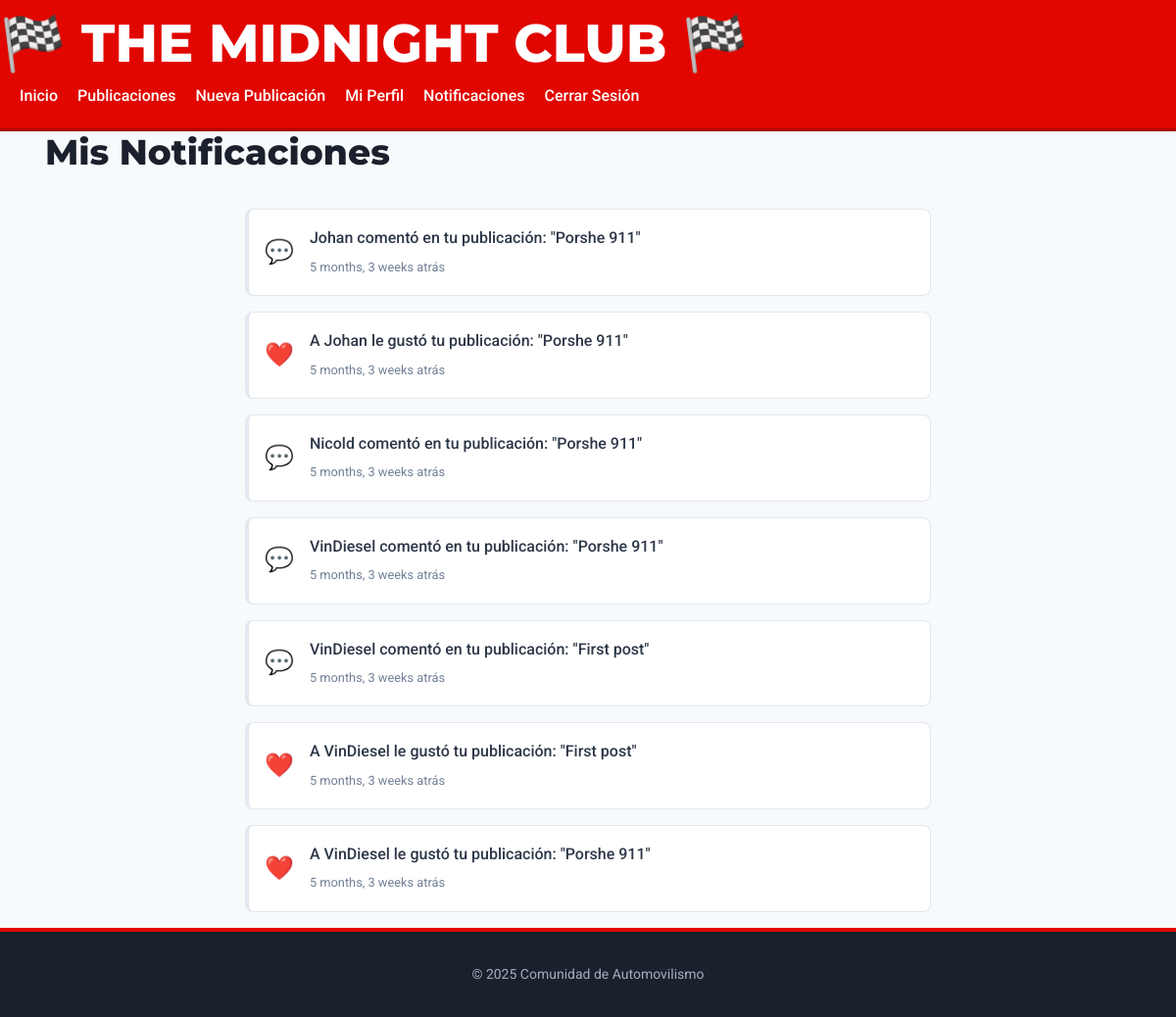
Page /notificaciones/ (signed in) on the committed database.
### notificaciones/models.py (models this page shows, shortened)
class Notificacion(models.Model):
    NUEVO_COMENTARIO = 'NC'
    NUEVO_LIKE = 'NL'
    TIPO_NOTIFICACION_CHOICES = [
        (NUEVO_COMENTARIO, 'Nuevo Comentario'),
        (NUEVO_LIKE, 'Nuevo Like'),
    ]
    destinatario = models.ForeignKey(User, on_delete=models.CASCADE, related_name='notificaciones_recibidas') # Renombrado related_name
    emisor = models.ForeignKey(User, on_delete=models.CASCADE, related_name='notificaciones_emitidas', null=True, blank=True)
    tipo = models.CharField(max_length=2, choices=TIPO_NOTIFICACION_CHOICES)
    publicacion_afectada = models.ForeignKey('publicaciones.Publicacion', on_delete=models.CASCADE, null=True, blank=True)
    comentario_afectado = models.ForeignKey('publicaciones.Comentario', on_delete=models.CASCADE, null=True, blank=True)
    mensaje = models.TextField(blank=True) # El mensaje se autogenerará
    leida = models.BooleanField(default=False)
    fecha_creacion = models.DateTimeField(auto_now_add=True)
    class Meta:
        ordering = ['-fecha_creacion']
        verbose_name = "Notificación"
        verbose_name_plural = "Notificaciones"

### notificaciones/views.py (the view)
# urls.py: path('', views.lista_notificaciones, name='lista'),
@login_required
def lista_notificaciones(request):
    notificaciones = request.user.notificaciones_recibidas.all() # Ya ordenadas por el Meta del modelo
    context = {
        'notificaciones_list': notificaciones # Renombrado para evitar conflicto con la app
    }
    return render(request, 'notificaciones/lista_notificaciones.html', context)

### notificaciones/context_processors.py (called while the page is built)
def contador_notificaciones_no_leidas(request):
    if request.user.is_authenticated:
        count = Notificacion.objects.filter(destinatario=request.user, leida=False).count()
        return {'notificaciones_no_leidas_count': count}
    return {}

### notificaciones/templates/notificaciones/lista_notificaciones.html (shortened to what this page needs)
{% extends 'base.html' %}
{% load static %}
{% block content %}
<div class="notifications-page container">
    <header class="notifications-header">
        <h1 class="page-title">Mis Notificaciones</h1>
    </header>
    {% if notificaciones_list %}
        <ul class="notifications-list">
            {% for notif in notificaciones_list %}
                <li class="notification-item {% if not notif.leida %}unread{% else %}read{% endif %}">
                    <a href="{% url 'notificaciones:marcar_leida' notif.pk %}" class="notification-link-wrapper">
                        <div class="notification-icon">
                            {% if notif.tipo == notif.NUEVO_COMENTARIO %}💬{% endif %}
                            {% if notif.tipo == notif.NUEVO_LIKE %}❤️{% endif %}
                        </div>
                        <div class="notification-content">
                            <p class="notification-message">{{ notif.mensaje|safe }}</p>
                            <span class="notification-date">{{ notif.fecha_creacion|timesince }} atrás</span>
                        </div>
                    </a>
                </li>
            {% endfor %}
        </ul>
    {% else %}
        <p class="no-notifications">No tienes notificaciones.</p>
    {% endif %}
</div>
{% endblock %}

### static/css/style.css (style rules this page uses)
:root { --color-primary: #e10600; --color-primary-dark: #b00500; --color-primary-light: #ffeded; --color-primary-rgb: 225, 6, 0; --color-secondary: #4a5568; --color-secondary-dark: #2d3748; --color-text-base: #2d3748; --color-text-muted: #718096; --color-text-headings: #1a202c; --color-text-light: #ffffff; --color-text-link: var(--color-primary); --color-text-link-hover: var(--color-primary-dark); --color-background-body: #f7fafc; --color-background-card: #ffffff; --color-background-muted: #edf2f7; --color-background-overlay: rgba(26, 32, 44, 0.6); --color-border: #e2e8f0; --color-border-light: #f1f1f1; --color-success: #38a169; --color-danger: #e53e3e; --color-warning-bg: #fffaf0; --color-warning-text: #c05621; --color-warning-border: #fbd38d; --color-error-bg: #fff5f5; --color-error-text: #c53030; --color-error-border: #fc8181; --font-family-sans-serif: 'Roboto', -apple-system, BlinkMacSystemFont, "Segoe UI", "Helvetica Neue", Arial, sans-serif; --font-family-headings: 'Montserrat', -apple-system, BlinkMacSystemFont, "Segoe UI", "Helvetica Neue", Arial, sans-serif; --font-size-base: 1rem; --line-height-base: 1.65; --font-weight-normal: 400; --font-weight-medium: 500; --font-weight-semibold: 600; --font-weight-bold: 700; --font-weight-extrabold: 800; --space-1: 0.25rem; --space-2: 0.5rem; --space-3: 0.75rem; --space-4: 1rem; --space-5: 1.25rem; --space-6: 1.5rem; --space-7: 2rem; --space-8: 2.5rem; --space-9: 3rem; --border-radius-sm: 0.25rem; --border-radius-md: 0.5rem; --border-radius-lg: 0.75rem; --border-radius-xl: 1rem; --border-radius-pill: 50rem; --border-radius-circle: 50%; --box-shadow-xs: 0 1px 2px 0 rgba(0, 0, 0, 0.03); --box-shadow-sm: 0 1px 3px 0 rgba(0, 0, 0, 0.06), 0 1px 2px 0 rgba(0, 0, 0, 0.04); --box-shadow-md: 0 4px 6px -1px rgba(0, 0, 0, 0.07), 0 2px 4px -1px rgba(0, 0, 0, 0.04); --box-shadow-lg: 0 10px 15px -3px rgba(0, 0, 0, 0.07), 0 4px 6px -2px rgba(0, 0, 0, 0.03); --box-shadow-xl: 0 20px 25px -5px rgba(0, 0, 0, 0.07), 0 10px 10px -5px rgba(0, 0, 0, 0.02); --box-shadow-focus: 0 0 0 3px rgba(var(--color-primary-rgb), 0.45); --transition-duration: 0.2s; --transition-timing-function: ease-in-out; --transition-base: all var(--transition-duration) var(--transition-timing-function); }
*, *::before, *::after { box-sizing: border-box; margin: 0; padding: 0; }
html { line-height: 1.15; -webkit-text-size-adjust: 100%; }
body { font-family: var(--font-family-sans-serif); font-size: var(--font-size-base); font-weight: var(--font-weight-normal); line-height: var(--line-height-base); color: var(--color-text-base); background-color: var(--color-background-body); -webkit-font-smoothing: antialiased; -moz-osx-font-smoothing: grayscale; }
h1, h2, h3, h4, h5, h6 { margin-bottom: var(--space-3); font-family: var(--font-family-headings); font-weight: var(--font-weight-bold); line-height: 1.2; color: var(--color-text-headings); }
h1 { font-size: 2.25rem; font-weight: var(--font-weight-extrabold); }
p { margin-bottom: var(--space-4); }
a { color: var(--color-text-link); text-decoration: none; background-color: transparent; transition: var(--transition-base); }
ul, ol { list-style: none; }
.container { width: 100%; max-width: 1140px; margin-left: auto; margin-right: auto; padding-left: var(--space-4); padding-right: var(--space-4); }
.notifications-header { display: flex; justify-content: space-between; align-items: center; margin-bottom: var(--space-6); }
.notifications-list { list-style: none; padding: 0; max-width: 700px; margin: 0 auto; }
.notification-item { background-color: var(--color-background-card); border: 1px solid var(--color-border); border-radius: var(--border-radius-md); padding: var(--space-4); margin-bottom: var(--space-4); position: relative; transition: var(--transition-base); }
.notification-item.read { border-left: 4px solid var(--color-border); }
.notification-link-wrapper { display: flex; align-items: center; text-decoration: none; width: 100%; }
.notification-icon { font-size: 1.5em; margin-right: var(--space-4); flex-shrink: 0; color: var(--color-text-muted); }
.notification-content { flex-grow: 1; }
.notification-message { margin: 0 0 2px 0; color: var(--color-text-base); font-weight: var(--font-weight-medium); }
.notification-date { font-size: 0.8rem; color: var(--color-text-muted); }

### rows in the picture
Notificacion: mensaje "Johan comentó en tu publicación: \"Porshe 911\"", fecha_creacion "5 months, 3 weeks"
Notificacion: mensaje "A Johan le gustó tu publicación: \"Porshe 911\"", fecha_creacion "5 months, 3 weeks"
Notificacion: mensaje "Nicold comentó en tu publicación: \"Porshe 911\"", fecha_creacion "5 months, 3 weeks"
Notificacion: mensaje "VinDiesel comentó en tu publicación: \"Porshe 911\"", fecha_creacion "5 months, 3 weeks"
Notificacion: mensaje "VinDiesel comentó en tu publicación: \"First post\"", fecha_creacion "5 months, 3 weeks"
Notificacion: mensaje "A VinDiesel le gustó tu publicación: \"First post\"", fecha_creacion "5 months, 3 weeks"
Notificacion: mensaje "A VinDiesel le gustó tu publicación: \"Porshe 911\"", fecha_creacion "5 months, 3 weeks"
